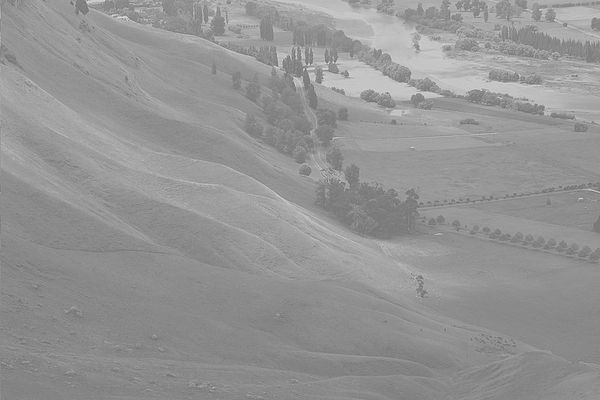
#> input picture 600px-Unequalized_Hawkes_Bay_NZ.jpg, 600 x 400 px
$ jupyter execute 'Image Adjustment.ipynb'   (shell and % lines are left out)
#> lines starting #> are read from the running program, lines starting #| are printed output that depends on the picture
[cell 1]
import numpy as np
from matplotlib import rcParams
import matplotlib.pyplot as plt
from skimage import exposure, color, measure
from ipywidgets import interact

[cell 2]
pic = plt.imread("600px-Unequalized_Hawkes_Bay_NZ.jpg")
#> pic is the input picture: shape (400, 600); min 105, max 228, mean 148
plt.figure()
plt.imshow(pic, cmap='gray')

[cell 3]
plt.figure()
x = plt.hist(pic.ravel(), bins=256, range=(0,255))
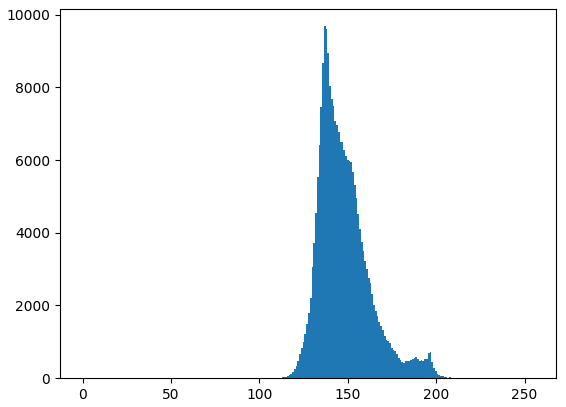
#> figure drawn by matplotlib, 1 panel; tallest bar 9682 high, from x = 136.5 to 137.5

[cell 4]
p2, p98 = np.percentile(pic, (1, 99))
#> p2 = 124; p98 = 196
stretch = exposure.rescale_intensity(pic, in_range=(p2, p98))
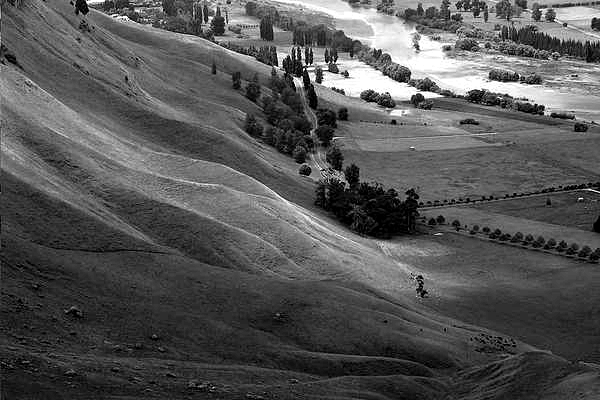
#> stretch: shape (400, 600); min 0, max 255, mean 84.6
eq = exposure.equalize_hist(pic)
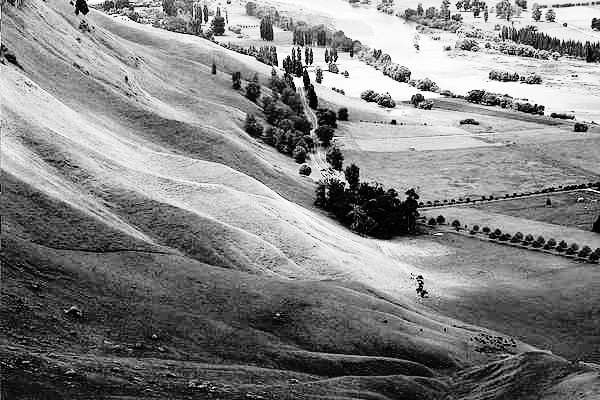
#> eq: shape (400, 600) float64; min 4.17e-06, max 1, mean 0.512

fig, ax = plt.subplots(2,3)
ax[0,0].imshow(pic, cmap='gray')
ax[0,1].imshow(stretch, cmap='gray')
ax[0,2].imshow(eq, cmap='gray')
x = ax[1,0].hist(pic.ravel(), bins=256, range=(0,255))
img_cdf, bins = exposure.cumulative_distribution(pic, 256)
#> img_cdf = 124 values from 4.17e-06 to 1; bins = 124 values from 105 to 228
ax[1,0].plot(bins, img_cdf*10000)
x = ax[1,1].hist(stretch.ravel(), bins=256, range=(0,255))
img_cdf, bins = exposure.cumulative_distribution(stretch, 256)
#> img_cdf = 256 values from 0.0129 to 1; bins = 256 values from 0 to 255
ax[1,1].plot(bins, img_cdf*10000)
x = ax[1,2].hist(eq.ravel()*256, bins=256, range=(0,255))
img_cdf, bins = exposure.cumulative_distribution(eq*256, 256)
#> img_cdf = 256 values from 0.00334 to 1; bins = 256 values from 0.501 to 255.5
ax[1,2].plot(bins, img_cdf*10000)

ax[1,0].set_yticks([])
ax[1,1].set_yticks([])
ax[1,2].set_yticks([])
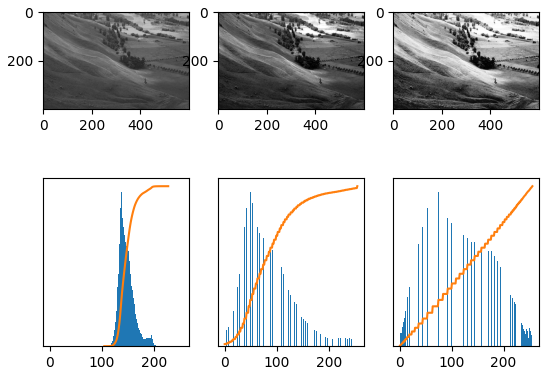
#> figure drawn by matplotlib, 6 panels

[cell 5]
water = plt.imread("waterytart.png")
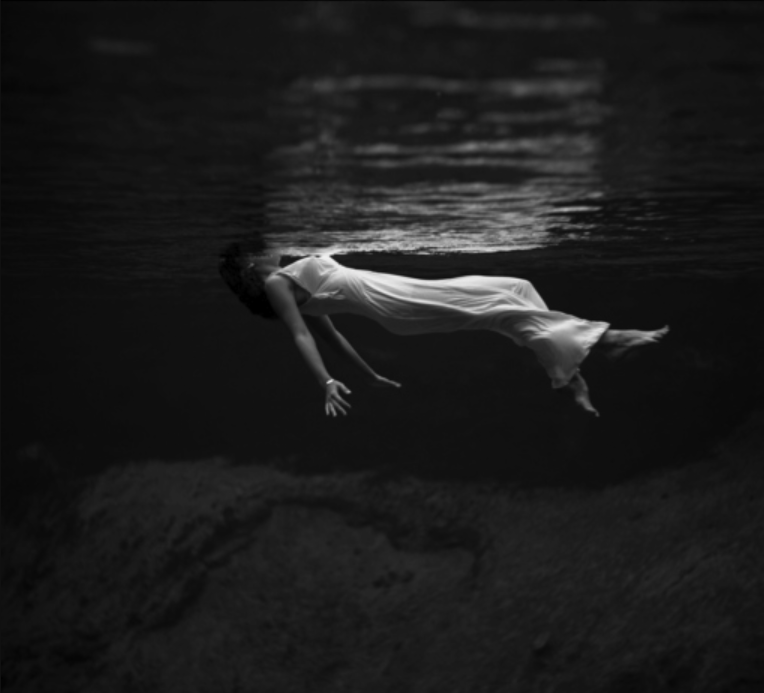
#> input picture waterytart.png, 764 x 693 px
#> water is the input picture: shape (693, 764, 4) float32; mean R, G, B, A 0.109, 0.109, 0.109, 1
plt.figure()
def gammaAdjust(gamma=1.0):
    plt.imshow(exposure.adjust_gamma(water, gamma))

interact(gammaAdjust, gamma=(0.1, 2))
#> the sliders are set to gamma = 1.05

[cell 6]
turtle = plt.imread("turtle.png")[:,:, 0:3]
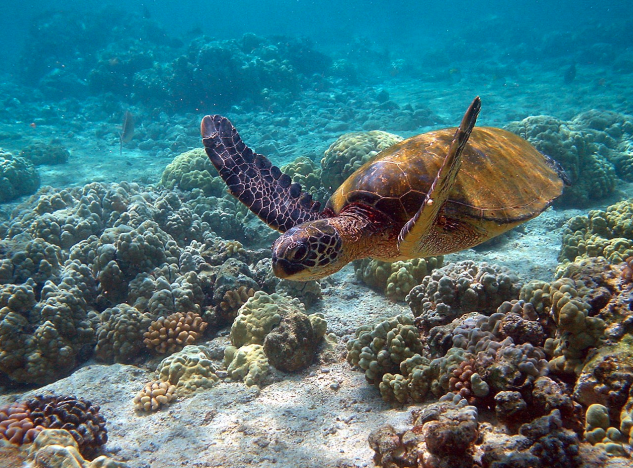
#> input picture turtle.png, 1266 x 936 px (shown at 1/2 size)
turtle = measure.block_reduce(turtle, (2,2,1), np.max)
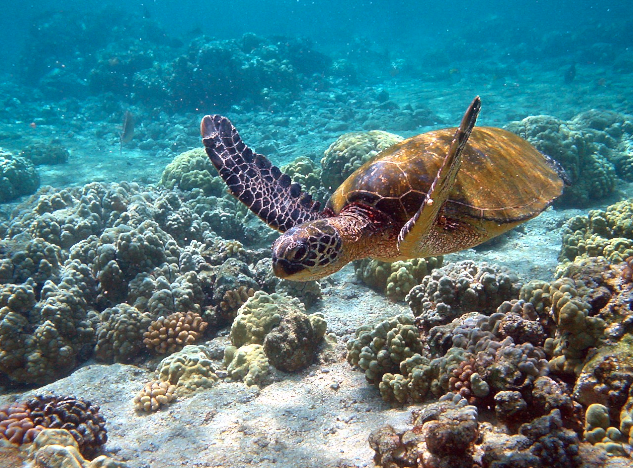
#> turtle: shape (468, 633, 3) float32; mean R, G, B 0.332, 0.493, 0.515
#> the sliders are set to degreeShift = 179
plt.figure()

def hueAdjust(degreeShift=0):
#> called with degreeShift = 179
    turtle_hsv = color.rgb2hsv(turtle)
#> turtle_hsv: shape (468, 633, 3) float32; mean of channels 0, 1, 2 0.433, 0.479, 0.563
    turtle_hsv[:,:,0] += degreeShift / 360
#> turtle_hsv: shape (468, 633, 3) float32; mean of channels 0, 1, 2 0.93, 0.479, 0.563
    turtle_hsv[:,:,0] = turtle_hsv[:,:,0] % 1
#> turtle_hsv: shape (468, 633, 3) float32; mean of channels 0, 1, 2 0.334, 0.479, 0.563

    plt.imshow(color.hsv2rgb(turtle_hsv))

interact(hueAdjust, degreeShift=(0,359,10))
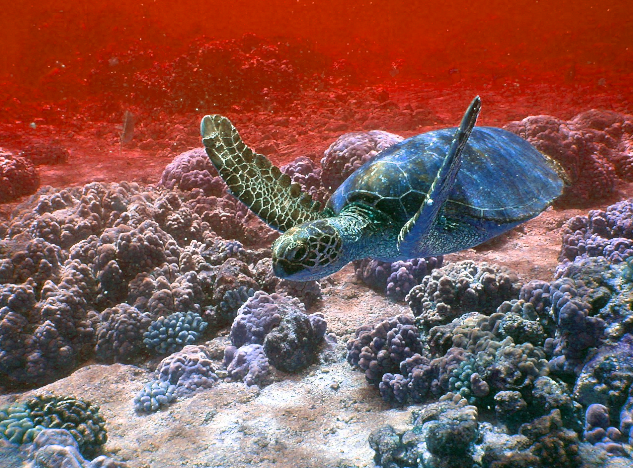
#> shown: shape (468, 633, 3) float32; mean R, G, B 0.517, 0.353, 0.334
